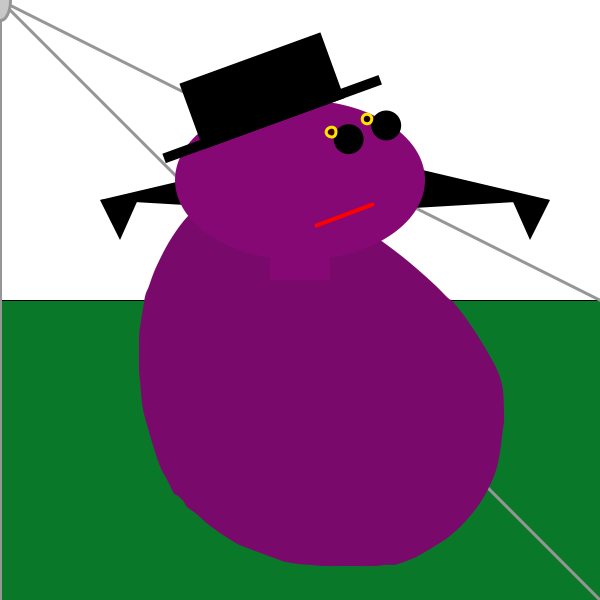
Frame 1 (no input)
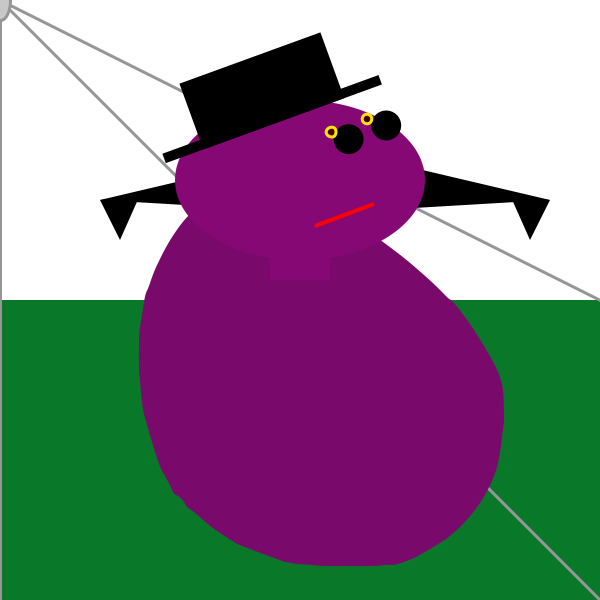
Frame 60 (the mouse pressed at the canvas centre just before this capture)
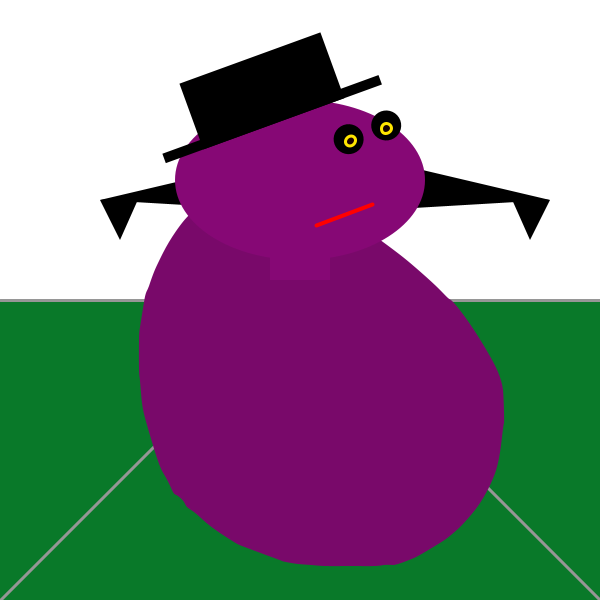
Frame 120 (the mouse held since frame 60 and released just before this capture)

The Processing sketch that drew these frames (run headless with seeded random() and noise(); from frame 60 on, the mouse is pressed at the canvas centre):

// Processing sketch: processing_10530
// ── processing_10530.pde


  void setup()
  {
    size(600,600);
    background(255);
    smooth();
   
  }
  

  
  
  void draw()
  {


    
    back (width/2,height/2);
    arm (width/2+250,200);
    body (40, 100);
    kopf(width/2,180);
    mund( 140, 220 );
    augen (width/2,250);

    



  }
  
  
  
  
  
        void back (float x, float y)
  {
  
 //   for (int i=0; i<
   pushStyle();
       fill(#097929);
   background(255);
   
           rect (0,height/2,height,width);
   
   fill(200);
   strokeWeight(3);
  // stroke(random(255),random(255),random(255));
    stroke(150);
       line(mouseX, mouseY,0,height/2);
      line(mouseX, mouseY,width,height/2);
      line(mouseX, mouseY,0,height);
      line(mouseX, mouseY,width,height); 
      ellipse(mouseX,mouseY,20,40);
      ellipse (mouseX,mouseY-10,10,10);
    
    
     if (mouseButton == LEFT){
       stroke (255,0,0);
       strokeWeight(4);
       line(mouseX,mouseY,width/2+random(-15,15),height/2-50);
       strokeWeight(2);
       line(mouseX,mouseY,width/2+random(-15,15),height/2-50);
         line(mouseX,mouseY,width/2+random(-15,15),height/2-50);
  
  
popStyle();
}
  }
  


  
 
  void arm ( float x, float  y)
    { 
      noStroke();
    pushMatrix();
    
  if (mouseButton == LEFT){
    translate (x,y-20);
  } else {
    translate(x,y);
  }
    
    scale (-1,1);
    fill (0); 
    triangle (0,0,170,10,170,-40);
    triangle (0,0,20,40,40,-5);
    popMatrix();
     
    pushMatrix();
    
     if (mouseButton == LEFT){
    translate (x-450,y-20);
  } else {
    translate(x-450,y);}
     
    fill (0); 
    triangle (0,0,170,10,170,-40);
    triangle (0,0,20,40,40,-5);
    popMatrix();
     
    }
    
    
     
  

  
 
    void body (int  x, int y)
{
pushMatrix();
translate(x,y);  // neuer nullpunkt wird gesetzt
  
  
     if (mouseButton == LEFT){
    fill (222,50,0);
    }
    else {
    fill(#79096A);
    }
   
   
  
   noStroke();
    
  beginShape();
vertex( 298.0 , 7.0 );
bezierVertex( 293.0 , 7.0 , 293.34 , 6.88 , 292.0 , 7.0 );
bezierVertex( 290.65 , 7.11 , 288.75 , 7.41 , 287.0 , 8.0 );
bezierVertex( 285.24 , 8.58 , 283.65 , 9.47 , 282.0 , 10.0 );
bezierVertex( 280.34 , 10.52 , 278.62 , 10.7 , 277.0 , 11.0 );
bezierVertex( 275.37 , 11.29 , 273.85 , 11.69 , 273.0 , 12.0 );
bezierVertex( 272.14 , 12.3 , 271.94 , 12.5 , 271.0 , 13.0 );
bezierVertex( 270.05 , 13.49 , 268.35 , 14.27 , 267.0 , 15.0 );
bezierVertex( 265.64 , 15.72 , 264.64 , 16.39 , 264.0 , 17.0 );
bezierVertex( 263.35 , 17.6 , 255.53 , 20.9 , 257.0 , 20.0 );
bezierVertex( 258.46 , 19.09 , 257.8 , 19.42 , 255.0 , 21.0 );
bezierVertex( 252.19 , 22.57 , 247.26 , 25.38 , 242.0 , 29.0 );
bezierVertex( 236.73 , 32.61 , 231.13 , 37.02 , 226.0 , 41.0 );
bezierVertex( 220.86 , 44.97 , 216.17 , 48.49 , 213.0 , 51.0 );
bezierVertex( 209.82 , 53.5 , 208.15 , 54.98 , 207.0 , 56.0 );
bezierVertex( 205.84 , 57.01 , 205.21 , 57.55 , 204.0 , 59.0 );
bezierVertex( 202.78 , 60.44 , 201.0 , 62.78 , 200.0 , 64.0 );
bezierVertex( 198.99 , 65.21 , 198.77 , 65.29 , 198.0 , 66.0 );
bezierVertex( 197.22 , 66.7 , 195.88 , 68.04 , 194.0 , 70.0 );
bezierVertex( 192.11 , 71.95 , 190.23 , 73.17 , 190.0 , 74.0 );
bezierVertex( 189.76 , 74.82 , 188.43 , 76.15 , 186.0 , 78.0 );
bezierVertex( 183.56 , 79.84 , 180.03 , 82.2 , 177.0 , 85.0 );
bezierVertex( 173.96 , 87.79 , 171.43 , 91.03 , 167.0 , 96.0 );
bezierVertex( 162.56 , 100.96 , 156.23 , 107.64 , 152.0 , 112.0 );
bezierVertex( 147.76 , 116.35 , 145.62 , 118.37 , 142.0 , 123.0 );
bezierVertex( 138.37 , 127.62 , 133.26 , 134.85 , 129.0 , 142.0 );
bezierVertex( 124.73 , 149.14 , 121.32 , 156.18 , 119.0 , 161.0 );
bezierVertex( 116.67 , 165.81 , 115.44 , 168.38 , 114.0 , 172.0 );
bezierVertex( 112.55 , 175.61 , 110.88 , 180.28 , 109.0 , 186.0 );
bezierVertex( 107.11 , 191.71 , 105.92 , 189.92 , 104.0 , 202.0 );
bezierVertex( 102.07 , 214.07 , 100.74 , 222.41 , 100.0 , 227.0 );
bezierVertex( 99.25 , 231.58 , 99.1 , 232.42 , 99.0 , 240.0 );
bezierVertex( 98.89 , 247.57 , 98.84 , 261.87 , 99.0 , 269.0 );
bezierVertex( 99.15 , 276.12 , 99.5 , 276.07 , 100.0 , 281.0 );
bezierVertex( 100.49 , 285.92 , 101.11 , 295.82 , 102.0 , 303.0 );
bezierVertex( 102.88 , 310.17 , 104.03 , 314.61 , 107.0 , 325.0 );
bezierVertex( 109.96 , 335.38 , 114.74 , 351.71 , 118.0 , 361.0 );
bezierVertex( 121.25 , 370.28 , 122.97 , 372.54 , 125.0 , 376.0 );
bezierVertex( 127.02 , 379.45 , 129.36 , 384.12 , 132.0 , 390.0 );
bezierVertex( 134.63 , 395.87 , 135.16 , 393.82 , 138.0 , 396.0 );
bezierVertex( 140.83 , 398.17 , 142.83 , 400.17 , 144.0 , 402.0 );
bezierVertex( 145.16 , 403.82 , 145.48 , 405.47 , 147.0 , 407.0 );
bezierVertex( 148.51 , 408.52 , 151.22 , 409.93 , 154.0 , 412.0 );
bezierVertex( 156.77 , 414.06 , 159.62 , 416.8 , 162.0 , 419.0 );
bezierVertex( 164.37 , 421.19 , 166.28 , 422.84 , 169.0 , 425.0 );
bezierVertex( 171.71 , 427.15 , 175.24 , 429.79 , 180.0 , 433.0 );
bezierVertex( 184.75 , 436.2 , 190.75 , 439.96 , 194.0 , 442.0 );
bezierVertex( 197.24 , 444.03 , 197.74 , 444.34 , 202.0 , 446.0 );
bezierVertex( 206.25 , 447.65 , 214.25 , 450.65 , 226.0 , 455.0 );
bezierVertex( 237.74 , 459.34 , 242.27 , 460.93 , 242.0 , 461.0 );
bezierVertex( 241.72 , 461.06 , 243.06 , 461.39 , 246.0 , 462.0 );
bezierVertex( 248.93 , 462.6 , 253.48 , 463.48 , 258.0 , 464.0 );
bezierVertex( 262.51 , 464.51 , 267.0 , 464.67 , 271.0 , 465.0 );
bezierVertex( 274.99 , 465.32 , 278.48 , 465.81 , 285.0 , 466.0 );
bezierVertex( 291.51 , 466.18 , 301.05 , 466.06 , 306.0 , 466.0 );
bezierVertex( 310.94 , 465.93 , 311.3 , 465.93 , 316.0 , 466.0 );
bezierVertex( 320.69 , 466.06 , 329.73 , 466.19 , 335.0 , 466.0 );
bezierVertex( 340.26 , 465.8 , 341.75 , 465.26 , 344.0 , 465.0 );
bezierVertex( 346.24 , 464.73 , 349.24 , 464.73 , 353.0 , 465.0 );
bezierVertex( 356.75 , 465.26 , 372.38 , 458.64 , 374.0 , 458.0 );
bezierVertex( 375.61 , 457.35 , 379.27 , 455.35 , 385.0 , 452.0 );
bezierVertex( 390.72 , 448.64 , 398.5 , 443.93 , 403.0 , 441.0 );
bezierVertex( 407.49 , 438.06 , 408.71 , 436.91 , 411.0 , 435.0 );
bezierVertex( 413.28 , 433.08 , 416.62 , 430.41 , 421.0 , 426.0 );
bezierVertex( 425.37 , 421.58 , 430.77 , 415.44 , 435.0 , 410.0 );
bezierVertex( 439.22 , 404.55 , 442.26 , 399.82 , 446.0 , 393.0 );
bezierVertex( 449.73 , 386.17 , 454.17 , 377.25 , 457.0 , 367.0 );
bezierVertex( 459.82 , 356.74 , 461.05 , 345.13 , 462.0 , 337.0 );
bezierVertex( 462.94 , 328.86 , 463.61 , 324.19 , 464.0 , 323.0 );
bezierVertex( 464.38 , 321.8 , 463.7 , 295.72 , 463.0 , 290.0 );
bezierVertex( 462.29 , 284.27 , 460.62 , 278.27 , 458.0 , 272.0 );
bezierVertex( 455.37 , 265.72 , 451.79 , 259.17 , 447.0 , 251.0 );
bezierVertex( 442.2 , 242.82 , 436.19 , 233.01 , 430.0 , 224.0 );
bezierVertex( 423.8 , 214.98 , 417.4 , 206.77 , 414.0 , 203.0 );
bezierVertex( 410.59 , 199.22 , 410.16 , 199.87 , 408.0 , 198.0 );
bezierVertex( 405.83 , 196.12 , 401.93 , 191.7 , 396.0 , 186.0 );
bezierVertex( 390.06 , 180.29 , 382.1 , 173.29 , 376.0 , 168.0 );
bezierVertex( 369.89 , 162.7 , 365.63 , 159.12 , 359.0 , 154.0 );
bezierVertex( 352.36 , 148.87 , 343.36 , 142.2 , 332.0 , 134.0 );
bezierVertex( 320.63 , 125.79 , 312.81 , 119.0 , 312.0 , 117.0 );
bezierVertex( 311.18 , 114.99 , 309.85 , 113.33 , 308.0 , 112.0 );
bezierVertex( 306.14 , 110.66 , 303.77 , 109.66 , 300.0 , 104.0 );
bezierVertex( 296.22 , 98.33 , 291.05 , 87.99 , 288.0 , 82.0 );
bezierVertex( 284.94 , 76.0 , 284.01 , 74.34 , 283.0 , 72.0 );
bezierVertex( 281.98 , 69.65 , 280.87 , 66.61 , 280.0 , 63.0 );
bezierVertex( 279.12 , 59.38 , 278.49 , 55.18 , 278.0 , 53.0 );
bezierVertex( 277.5 , 50.81 , 277.13 , 50.64 , 277.0 , 50.0 );
bezierVertex( 276.86 , 49.35 , 276.95 , 48.22 , 277.0 , 47.0 );
bezierVertex( 277.04 , 45.77 , 277.04 , 44.43 , 277.0 , 43.0 );
bezierVertex( 276.95 , 41.56 , 277.04 , 37.21 , 279.0 , 33.0 );
bezierVertex( 280.95 , 28.78 , 282.28 , 25.78 , 283.0 , 24.0 );
bezierVertex( 283.71 , 22.21 , 283.8 , 21.63 , 284.0 , 21.0 );
bezierVertex( 284.19 , 20.36 , 284.49 , 19.67 , 285.0 , 19.0 );
bezierVertex( 285.5 , 18.32 , 286.22 , 17.65 , 287.0 , 17.0 );
bezierVertex( 287.77 , 16.34 , 288.6 , 15.7 , 289.0 , 15.0 );
bezierVertex( 289.39 , 14.29 , 289.34 , 13.5 , 290.0 , 13.0 );
bezierVertex( 290.65 , 12.49 , 292.02 , 12.25 , 293.0 , 12.0 );
bezierVertex( 293.97 , 11.74 , 294.54 , 11.47 , 295.0 , 11.0 );
bezierVertex( 295.45 , 10.52 , 295.78 , 9.86 , 296.0 , 9.0 );
bezierVertex( 296.21 , 8.13 , 297.08 , 8.06 , 298.0 , 8.0 );
  endShape();
    
popMatrix();
}
  
  
  
    void kopf(float x, float y)
  {
    
    //KOPF
    shapeMode(CENTER);
    noStroke();
    
    if (mouseButton == LEFT){
      
      
    
      
      
    fill (255,0,0);
    }
    else {
    fill(#860875);
    }
    
    
    ellipse(x,y,250,160);
    rect(x-30,y+50,60,50);
    

    //HUT
    fill(0);
    rotate(radians(-20));
    rect(x-200, y+20, 230,10);
    rect(x-160, y-40, 150,70);

    
  }
  
  
  
  
   void mund ( float x, float y )
    {
      pushMatrix();   // alle werte werden eingefroren
      translate(x,y);  // neuer nullpunkt wird gesetzt
      
      pushStyle();
       strokeWeight(4);
 stroke(255,0,0);
 line (80,100,140,100);
      popStyle();
      

 if (mouseButton == LEFT){


    fill(255,0,0);
      beginShape();
         vertex( 60, 60 );
         bezierVertex( 50, 120,  60, 150,  180, 60 );
      endShape( CLOSE );  


        fill(0);
      beginShape();
         vertex( 60, 60 );
         bezierVertex( 60, 120,  60, 120,  180, 60 );
      endShape( CLOSE );  





    
   fill(255);    //zähne
      triangle(60,60,70,80,80,60); 
      triangle(80,60,90,70,100,60); 
      triangle(100,60,110,75,120,60); 
      triangle(120,60,130,82,140,60); 
      triangle(140,60,150,70,160,60); 
 }
 

     
       
      popMatrix();   // alle werte werden wieder zurückgesetzt
      
      
    }
    
    
    void augen ( float x, float  y )
{
    auge(x - 20, y, 30, 30);
    auge(x + 20, y, 30, 30);
}

void auge ( float pos1, float pos2, float rad1, float rad2)
{
    pushStyle();
    pushMatrix();
    noStroke();
    ellipse( pos1, pos2, rad1, rad2);
   fill(random (100), 0, 0 );
    stroke(255, 230, 0);
  
    float a = atan2( mouseY-pos2, mouseX-pos1 );
    float d = dist( mouseX, mouseY, pos1, pos2 );
    translate( pos1, pos2 );
    rotate(a);
    translate( d / 20, 0 );
     
    ellipse( 0,0, rad1/3, rad2/3 );
    popMatrix();
    popStyle();
}
  


  
